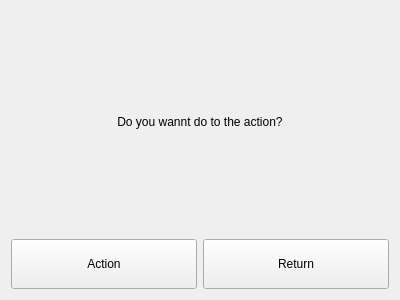
<?xml version="1.0" encoding="UTF-8"?>
<ui version="4.0">
 <class>PopupTemplate</class>
 <widget class="QWidget" name="PopupTemplate">
  <property name="geometry">
   <rect>
    <x>0</x>
    <y>0</y>
    <width>400</width>
    <height>300</height>
   </rect>
  </property>
  <property name="windowTitle">
   <string>Form</string>
  </property>
  <layout class="QVBoxLayout" name="verticalLayout">
   <item>
    <layout class="QHBoxLayout" name="titleLayout_2">
     <item>
      <widget class="QLabel" name="lTitle">
       <property name="text">
        <string>Do you wannt do to the action?</string>
       </property>
       <property name="alignment">
        <set>Qt::AlignCenter</set>
       </property>
      </widget>
     </item>
    </layout>
   </item>
   <item>
    <layout class="QHBoxLayout" name="bottomLayout">
     <item>
      <widget class="QPushButton" name="pbnAction">
       <property name="minimumSize">
        <size>
         <width>0</width>
         <height>0</height>
        </size>
       </property>
       <property name="maximumSize">
        <size>
         <width>300</width>
         <height>50</height>
        </size>
       </property>
       <property name="text">
        <string>Action</string>
       </property>
      </widget>
     </item>
     <item>
      <widget class="QPushButton" name="pbnReturntoGame">
       <property name="sizePolicy">
        <sizepolicy hsizetype="Minimum" vsizetype="Fixed">
         <horstretch>0</horstretch>
         <verstretch>0</verstretch>
        </sizepolicy>
       </property>
       <property name="minimumSize">
        <size>
         <width>0</width>
         <height>0</height>
        </size>
       </property>
       <property name="maximumSize">
        <size>
         <width>300</width>
         <height>50</height>
        </size>
       </property>
       <property name="text">
        <string>Return</string>
       </property>
      </widget>
     </item>
    </layout>
   </item>
  </layout>
 </widget>
 <resources/>
 <connections/>
</ui>
